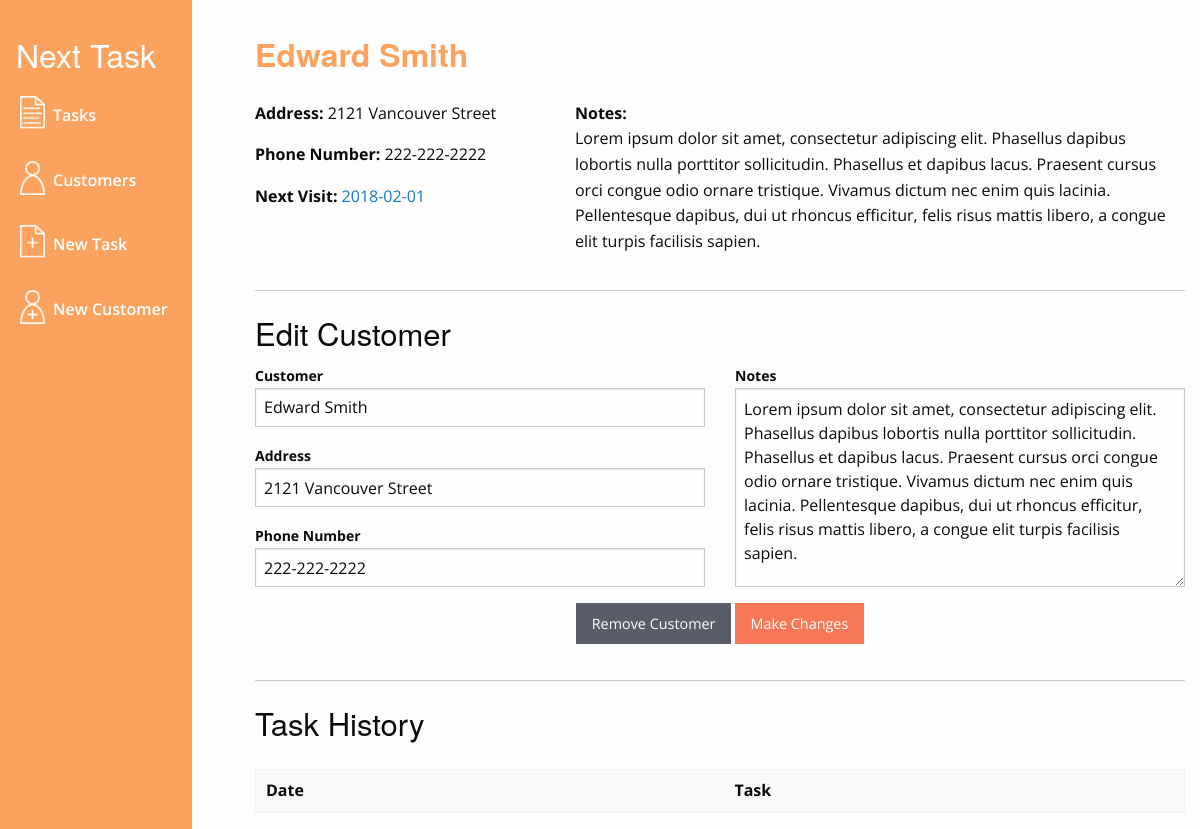
Screenshot of /profile.php?customerID=7 with the database file from the repository.
### tables this page shows
CREATE TABLE `customers` (
  `customerID` int(11) NOT NULL,
  `name` varchar(50) NOT NULL,
  `address` varchar(100) NOT NULL,
  `number` varchar(50) NOT NULL,
  `notes` text NOT NULL
);

CREATE TABLE `tasks` (
  `taskID` int(11) NOT NULL,
  `customerID` int(11) NOT NULL,
  `task` text NOT NULL,
  `visitDate` date NOT NULL,
  `frequency` int(11) NOT NULL,
  `notes` text NOT NULL,
  `completed` tinyint(1) NOT NULL
);

### profile.php (the view, shortened to what this page needs)
<?php
include("header.php");
$customerID = $_GET['customerID'];
$cQuery = "SELECT * FROM customers WHERE customerID = '$customerID'";
$cResult = $conn->query($cQuery);
$cRow = $cResult->fetch_assoc();
$name = $cRow['name'];
$address = $cRow['address'];
$number = $cRow['number'];
$notes = $cRow['notes'];
$tQuery = "SELECT * FROM tasks WHERE customerID LIKE '$customerID' AND completed LIKE false ORDER BY visitDate ASC";
$tResult = $conn->query($tQuery);
$tRow = $tResult->fetch_assoc();
$taskID = $tRow['taskID'];
$visitDate = $tRow['visitDate'];
?>
<div class="grid-container side_menu_offset">
	<div class="grid-x grid-margin-x">
		<div class="large-12 cell">
			<h1><?php echo $name; ?></h1>
		</div>
	</div>
	<div class="grid-x grid-margin-x">
		<div class="medium-4 cell">
			<p><strong>Address:</strong> <?php echo $address; ?></p>
			<p><strong>Phone Number:</strong> <?php echo $number; ?></p>
			<p><strong>Next Visit:</strong> <a href = "task-info.php?taskID=<?php echo $taskID; ?>"><?php echo $visitDate; ?></a></p>
		</div>
		<div class="medium-8 cell">
			<p style = "margin-bottom: 0;"><strong>Notes:</strong></p>
			<p><?php echo $notes; ?></p>
		</div>
	</div>
	<hr>
	<div class="grid-x grid-margin-x">
		<div class="large-12 cell">
			<h3>Edit Customer</h3>
		</div>
	</div>
	<div class="grid-x grid-margin-x">
		<div class="large-12 cell">
			<form action = "" method = "post">
				<div class = "grid-x grid-margin-x">
					<div class = "medium-6 cell">
						<label><strong>Customer</strong>
							<input name = "name" type="text" value="<?php echo $name; ?>">
						</label>
						<label><strong>Address</strong>
							<input name = "address" type="text" value="<?php echo $address; ?>">
						</label>
						<label><strong>Phone Number</strong>
							<input name = "number" type="text" value="<?php echo $number; ?>">
						</label>
					</div>
					<div class = "medium-6 cell">
						<label><strong>Notes</strong>
							<textarea name = "notes" class = "profile_notebox" ><?php echo $notes; ?></textarea>
						</label>
					</div>
				</div>
				<div class = "button-center">
					<a href ="remove-customer-confirm.php?customerID=<?php echo $customerID; ?>" class = 'delete button'>Remove Customer</a>
					<input type = "submit" name = "submit" value = "Make Changes" class = "primary button">
				</div>
			</form>
		</div>
	</div>
	<hr>
	<div class="grid-x grid-margin-x">
		<div class="large-12 cell">
			<h3>Task History</h3>
		</div>
		<div class="large-12 cell">
			<table>
				<thead>
					<tr>
						<th>Date</th>
						<th>Task</th>
					</tr>
				</thead>
			</table>
		</div>
	</div>
</div>
<?php
include("footer.php");
?>

### css/app.css (style rules this page uses)
body { background-color: #fdfdfd; font-family: 'Open Sans', sans-serif; }
html, body { height: 100%; }
table { margin-top: 1rem; }
.button.primary { background-color: #F67856; color: #fefefe; }
.button.delete { background-color: #585D69; color: #fefefe; }
.button-center { text-align: center; }
h1 { margin-top: 2rem; font-size: 2rem; margin-bottom: 1.5rem; color: #FBA35E ; font-weight: 600 }
.profile_notebox { height: 199px; }
@media only screen and (max-width: 1680px) { .side_menu_offset { margin-left: 15rem; } }

### rows the page displays
customers: name "Edward Smith", address "2121 Vancouver Street", number "222-222-2222", notes "Lorem ipsum dolor sit amet, consectetur adipiscing elit. Phasellus dapibus lobortis nulla porttitor sollicitudin. Phasellus et dapibus lacus. Praesent cursus orci congue odio ornare tristique. Vivamus dictum nec enim quis lacinia. Pellentesque dapibus, dui ut rhoncus efficitur, felis risus mattis libero, a congue elit turpis facilisis sapien."
tasks: visitDate "2018-02-01"
